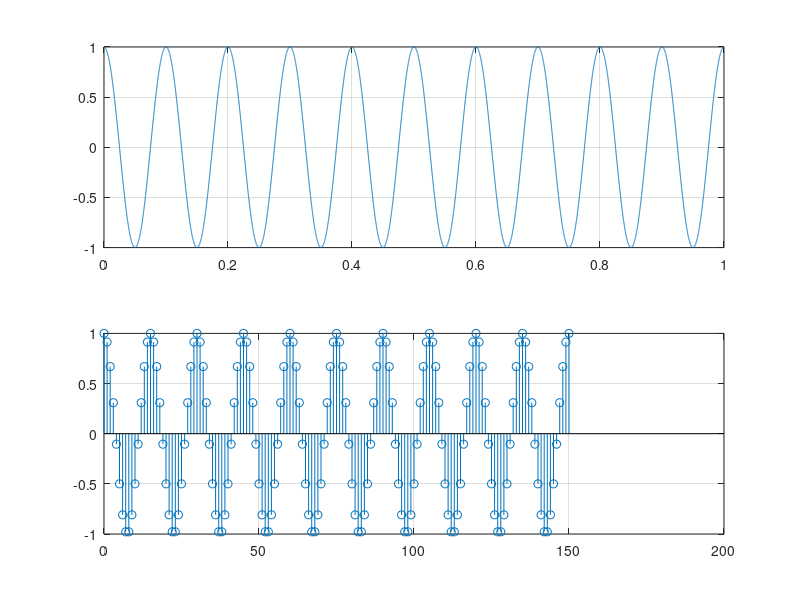
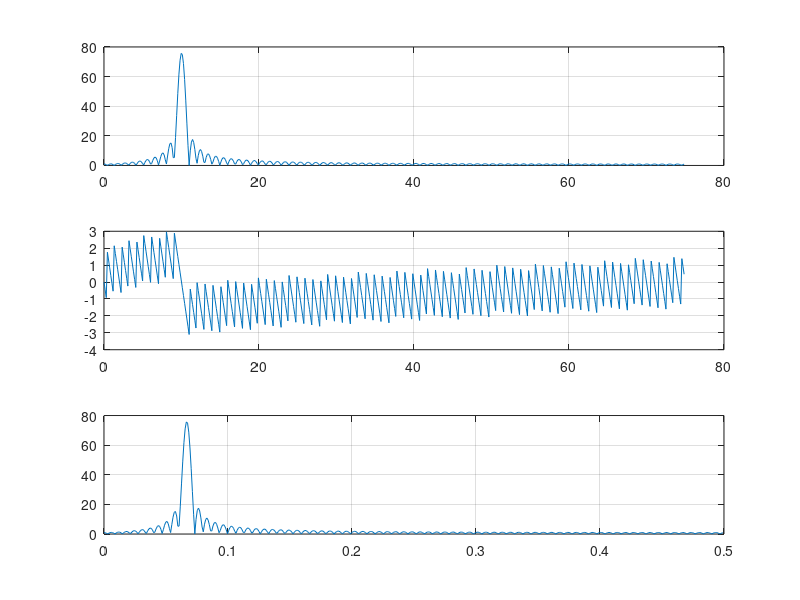

MATLAB code for these plots, in order:
clear all
close all
clc
f=10;Fs=150;
t=0:.0001:1;
xa=cos(2*pi*f*t);
t_1=0:1/Fs:1;n=0:length(t_1)-1;
xs=cos(2*pi*f*t_1);
subplot(211);plot(t,xa);grid on;
subplot(212);stem(n,xs);grid on;
%frecuencia
nfft=1024;
h=fft(xs,nfft);
h_1=h(1:nfft/2);
frec=(0:nfft/2-1)*Fs/nfft;
figure
subplot(311);plot(frec,abs(h_1));grid on;
subplot(312);plot(frec,angle(h_1));grid on;
subplot(313);plot(frec/Fs,abs(h_1));grid on;
